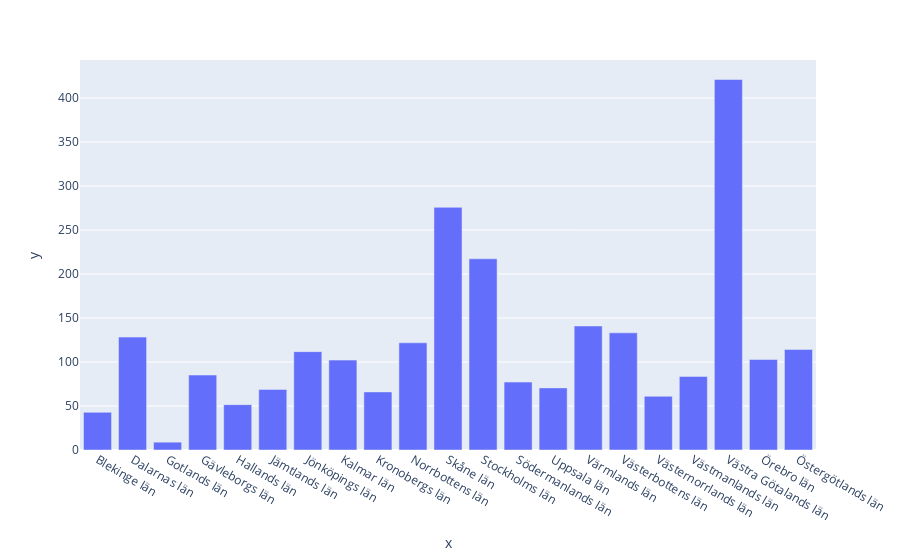

Notebook source saved alongside this figure:
### Markdown cell above
### minst dos 1

### Code cell
import plotly_express as px
import matplotlib.pyplot as plt

minst_dos1 = vaccinerade_kommun_och_ålder.groupby('Län_namn')['Andel minst 1 dos'].sum() 

fig = px.bar(x=minst_dos1.index, y=minst_dos1)
fig.show()

### Figure 1 — Plotly figure (JSON) as saved in the notebook; plotly's stock layout.template omitted (floating-point values rounded to 4 significant figures)
{"data": [{"alignmentgroup": "True", "hovertemplate": "x=%{x}<br>y=%{y}<extra></extra>", "legendgroup": "", "marker": {"color": "#636efa", "pattern": {"shape": ""}}, "name": "", "offsetgroup": "", "orientation": "v", "showlegend": false, "textposition": "auto", "type": "bar", "x": ["Blekinge län", "Dalarnas län", "Gotlands län", "Gävleborgs län", "Hallands län", "Jämtlands län", "Jönköpings län", "Kalmar län", "Kronobergs län", "Norrbottens län", "Skåne län", "Stockholms län", "Södermanlands län", "Uppsala län", "Värmlands län", "Västerbottens län", "Västernorrlands län", "Västmanlands län", "Västra Götalands län", "Örebro län", "Östergötlands län"], "xaxis": "x", "y": [42.82, 128.3, 8.903, 85.17, 51.55, 68.87, 111.8, 102.2, 66.0, 121.8, 275.8, 217.3, 77.21, 70.59, 140.9, 133.2, 61.06, 83.65, 421.1, 102.9, 114.3], "yaxis": "y"}], "layout": {"barmode": "relative", "legend": {"tracegroupgap": 0}, "margin": {"t": 60}, "xaxis": {"anchor": "y", "domain": [0, 1], "title": {"text": "x"}}, "yaxis": {"anchor": "x", "domain": [0, 1], "title": {"text": "y"}}}}
